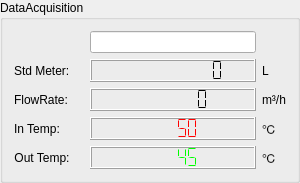
      <widget class="QGroupBox" name="groupBox_4">
       <property name="minimumSize">
        <size>
         <width>300</width>
         <height>0</height>
        </size>
       </property>
       <property name="title">
        <string>DataAcquisition</string>
       </property>
       <layout class="QGridLayout" name="gridLayout_2">
        <item row="1" column="0">
         <widget class="QLabel" name="label_9">
          <property name="sizePolicy">
           <sizepolicy hsizetype="Fixed" vsizetype="Preferred">
            <horstretch>0</horstretch>
            <verstretch>0</verstretch>
           </sizepolicy>
          </property>
          <property name="minimumSize">
           <size>
            <width>70</width>
            <height>20</height>
           </size>
          </property>
          <property name="text">
           <string>Std Meter:</string>
          </property>
         </widget>
        </item>
        <item row="1" column="1">
         <widget class="QLCDNumber" name="lcdAccumStdMeter">
          <property name="sizePolicy">
           <sizepolicy hsizetype="Preferred" vsizetype="Fixed">
            <horstretch>0</horstretch>
            <verstretch>0</verstretch>
           </sizepolicy>
          </property>
          <property name="minimumSize">
           <size>
            <width>80</width>
            <height>0</height>
           </size>
          </property>
          <property name="numDigits">
           <number>10</number>
          </property>
          <property name="segmentStyle">
           <enum>QLCDNumber::Flat</enum>
          </property>
         </widget>
        </item>
        <item row="1" column="2">
         <widget class="QLabel" name="label_11">
          <property name="sizePolicy">
           <sizepolicy hsizetype="Fixed" vsizetype="Preferred">
            <horstretch>0</horstretch>
            <verstretch>0</verstretch>
           </sizepolicy>
          </property>
          <property name="text">
           <string>L</string>
          </property>
         </widget>
        </item>
        <item row="2" column="0">
         <widget class="QLabel" name="label_3">
          <property name="sizePolicy">
           <sizepolicy hsizetype="Fixed" vsizetype="Preferred">
            <horstretch>0</horstretch>
            <verstretch>0</verstretch>
           </sizepolicy>
          </property>
          <property name="text">
           <string>FlowRate:</string>
          </property>
          <property name="alignment">
           <set>Qt::AlignCenter</set>
          </property>
         </widget>
        </item>
        <item row="2" column="1">
         <widget class="QLCDNumber" name="lcdFlowRate">
          <property name="sizePolicy">
           <sizepolicy hsizetype="Preferred" vsizetype="Fixed">
            <horstretch>0</horstretch>
            <verstretch>0</verstretch>
           </sizepolicy>
          </property>
          <property name="numDigits">
           <number>7</number>
          </property>
          <property name="segmentStyle">
           <enum>QLCDNumber::Flat</enum>
          </property>
         </widget>
        </item>
        <item row="2" column="2">
         <widget class="QLabel" name="label_6">
          <property name="sizePolicy">
           <sizepolicy hsizetype="Fixed" vsizetype="Preferred">
            <horstretch>0</horstretch>
            <verstretch>0</verstretch>
           </sizepolicy>
          </property>
          <property name="text">
           <string>m³/h</string>
          </property>
         </widget>
        </item>
        <item row="3" column="0">
         <widget class="QLabel" name="label_4">
          <property name="sizePolicy">
           <sizepolicy hsizetype="Fixed" vsizetype="Preferred">
            <horstretch>0</horstretch>
            <verstretch>0</verstretch>
           </sizepolicy>
          </property>
          <property name="text">
           <string>In Temp:</string>
          </property>
          <property name="alignment">
           <set>Qt::AlignCenter</set>
          </property>
         </widget>
        </item>
        <item row="3" column="1">
         <widget class="QLCDNumber" name="lcdInTemper">
          <property name="sizePolicy">
           <sizepolicy hsizetype="Preferred" vsizetype="Fixed">
            <horstretch>0</horstretch>
            <verstretch>0</verstretch>
           </sizepolicy>
          </property>
          <property name="palette">
           <palette>
            <active>
             <colorrole role="WindowText">
              <brush brushstyle="SolidPattern">
               <color alpha="255">
                <red>255</red>
                <green>0</green>
                <blue>0</blue>
               </color>
              </brush>
             </colorrole>
             <colorrole role="Button">
              <brush brushstyle="SolidPattern">
               <color alpha="255">
                <red>100</red>
                <green>10</green>
                <blue>0</blue>
               </color>
              </brush>
             </colorrole>
             <colorrole role="Base">
              <brush brushstyle="SolidPattern">
               <color alpha="255">
                <red>100</red>
                <green>10</green>
                <blue>0</blue>
               </color>
              </brush>
             </colorrole>
             <colorrole role="Window">
              <brush brushstyle="SolidPattern">
               <color alpha="255">
                <red>100</red>
                <green>10</green>
                <blue>0</blue>
               </color>
              </brush>
             </colorrole>
            </active>
            <inactive>
             <colorrole role="WindowText">
              <brush brushstyle="SolidPattern">
               <color alpha="255">
                <red>255</red>
                <green>0</green>
                <blue>0</blue>
               </color>
              </brush>
             </colorrole>
             <colorrole role="Button">
              <brush brushstyle="SolidPattern">
               <color alpha="255">
                <red>100</red>
                <green>10</green>
                <blue>0</blue>
               </color>
              </brush>
             </colorrole>
             <colorrole role="Base">
              <brush brushstyle="SolidPattern">
               <color alpha="255">
                <red>100</red>
                <green>10</green>
                <blue>0</blue>
               </color>
              </brush>
             </colorrole>
             <colorrole role="Window">
              <brush brushstyle="SolidPattern">
               <color alpha="255">
                <red>100</red>
                <green>10</green>
                <blue>0</blue>
               </color>
              </brush>
             </colorrole>
            </inactive>
            <disabled>
             <colorrole role="WindowText">
              <brush brushstyle="SolidPattern">
               <color alpha="255">
                <red>120</red>
                <green>120</green>
                <blue>120</blue>
               </color>
              </brush>
             </colorrole>
             <colorrole role="Button">
              <brush brushstyle="SolidPattern">
               <color alpha="255">
                <red>100</red>
                <green>10</green>
                <blue>0</blue>
               </color>
              </brush>
             </colorrole>
             <colorrole role="Base">
              <brush brushstyle="SolidPattern">
               <color alpha="255">
                <red>100</red>
                <green>10</green>
                <blue>0</blue>
               </color>
              </brush>
             </colorrole>
             <colorrole role="Window">
              <brush brushstyle="SolidPattern">
               <color alpha="255">
                <red>100</red>
                <green>10</green>
                <blue>0</blue>
               </color>
              </brush>
             </colorrole>
            </disabled>
           </palette>
          </property>
          <property name="numDigits">
           <number>5</number>
          </property>
          <property name="segmentStyle">
           <enum>QLCDNumber::Flat</enum>
          </property>
          <property name="value" stdset="0">
           <double>50.000000000000000</double>
          </property>
         </widget>
        </item>
        <item row="3" column="2">
         <widget class="QLabel" name="label_7">
          <property name="sizePolicy">
           <sizepolicy hsizetype="Fixed" vsizetype="Preferred">
            <horstretch>0</horstretch>
            <verstretch>0</verstretch>
           </sizepolicy>
          </property>
          <property name="text">
           <string>℃</string>
          </property>
         </widget>
        </item>
        <item row="4" column="0">
         <widget class="QLabel" name="label_5">
          <property name="sizePolicy">
           <sizepolicy hsizetype="Fixed" vsizetype="Preferred">
            <horstretch>0</horstretch>
            <verstretch>0</verstretch>
           </sizepolicy>
          </property>
          <property name="text">
           <string>Out Temp:</string>
          </property>
          <property name="alignment">
           <set>Qt::AlignCenter</set>
          </property>
         </widget>
        </item>
        <item row="4" column="1">
         <widget class="QLCDNumber" name="lcdOutTemper">
          <property name="sizePolicy">
           <sizepolicy hsizetype="Preferred" vsizetype="Fixed">
            <horstretch>0</horstretch>
            <verstretch>0</verstretch>
           </sizepolicy>
          </property>
          <property name="palette">
           <palette>
            <active>
             <colorrole role="WindowText">
              <brush brushstyle="SolidPattern">
               <color alpha="255">
                <red>0</red>
                <green>255</green>
                <blue>0</blue>
               </color>
              </brush>
             </colorrole>
             <colorrole role="Button">
              <brush brushstyle="SolidPattern">
               <color alpha="255">
                <red>100</red>
                <green>10</green>
                <blue>0</blue>
               </color>
              </brush>
             </colorrole>
             <colorrole role="Base">
              <brush brushstyle="SolidPattern">
               <color alpha="255">
                <red>100</red>
                <green>10</green>
                <blue>0</blue>
               </color>
              </brush>
             </colorrole>
             <colorrole role="Window">
              <brush brushstyle="SolidPattern">
               <color alpha="255">
                <red>100</red>
                <green>10</green>
                <blue>0</blue>
               </color>
              </brush>
             </colorrole>
            </active>
            <inactive>
             <colorrole role="WindowText">
              <brush brushstyle="SolidPattern">
               <color alpha="255">
                <red>0</red>
                <green>255</green>
                <blue>0</blue>
               </color>
              </brush>
             </colorrole>
             <colorrole role="Button">
              <brush brushstyle="SolidPattern">
               <color alpha="255">
                <red>100</red>
                <green>10</green>
                <blue>0</blue>
               </color>
              </brush>
             </colorrole>
             <colorrole role="Base">
              <brush brushstyle="SolidPattern">
               <color alpha="255">
                <red>100</red>
                <green>10</green>
                <blue>0</blue>
               </color>
              </brush>
             </colorrole>
             <colorrole role="Window">
              <brush brushstyle="SolidPattern">
               <color alpha="255">
                <red>100</red>
                <green>10</green>
                <blue>0</blue>
               </color>
              </brush>
             </colorrole>
            </inactive>
            <disabled>
             <colorrole role="WindowText">
              <brush brushstyle="SolidPattern">
               <color alpha="255">
                <red>120</red>
                <green>120</green>
                <blue>120</blue>
               </color>
              </brush>
             </colorrole>
             <colorrole role="Button">
              <brush brushstyle="SolidPattern">
               <color alpha="255">
                <red>100</red>
                <green>10</green>
                <blue>0</blue>
               </color>
              </brush>
             </colorrole>
             <colorrole role="Base">
              <brush brushstyle="SolidPattern">
               <color alpha="255">
                <red>100</red>
                <green>10</green>
                <blue>0</blue>
               </color>
              </brush>
             </colorrole>
             <colorrole role="Window">
              <brush brushstyle="SolidPattern">
               <color alpha="255">
                <red>100</red>
                <green>10</green>
                <blue>0</blue>
               </color>
              </brush>
             </colorrole>
            </disabled>
           </palette>
          </property>
          <property name="smallDecimalPoint">
           <bool>false</bool>
          </property>
          <property name="segmentStyle">
           <enum>QLCDNumber::Flat</enum>
          </property>
          <property name="value" stdset="0">
           <double>45.000000000000000</double>
          </property>
         </widget>
        </item>
        <item row="4" column="2">
         <widget class="QLabel" name="label_8">
          <property name="sizePolicy">
           <sizepolicy hsizetype="Fixed" vsizetype="Preferred">
            <horstretch>0</horstretch>
            <verstretch>0</verstretch>
           </sizepolicy>
          </property>
          <property name="text">
           <string>℃</string>
          </property>
         </widget>
        </item>
        <item row="0" column="1">
         <widget class="QLineEdit" name="lineEditStdMeter"/>
        </item>
       </layout>
      </widget>
